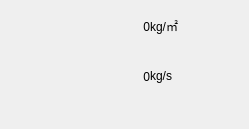
     <widget class="QWidget" name="scrollAreaWidgetContents_6">
      <property name="geometry">
       <rect>
        <x>0</x>
        <y>0</y>
        <width>249</width>
        <height>129</height>
       </rect>
      </property>
      <widget class="QLabel" name="label_99">
       <property name="geometry">
        <rect>
         <x>70</x>
         <y>60</y>
         <width>80</width>
         <height>33</height>
        </rect>
       </property>
       <property name="text">
        <string>0</string>
       </property>
       <property name="alignment">
        <set>Qt::AlignRight|Qt::AlignTrailing|Qt::AlignVCenter</set>
       </property>
      </widget>
      <widget class="QLabel" name="label_85">
       <property name="geometry">
        <rect>
         <x>70</x>
         <y>10</y>
         <width>80</width>
         <height>33</height>
        </rect>
       </property>
       <property name="text">
        <string>0</string>
       </property>
       <property name="alignment">
        <set>Qt::AlignRight|Qt::AlignTrailing|Qt::AlignVCenter</set>
       </property>
      </widget>
      <widget class="QLabel" name="label_42">
       <property name="geometry">
        <rect>
         <x>10</x>
         <y>10</y>
         <width>40</width>
         <height>40</height>
        </rect>
       </property>
       <property name="styleSheet">
        <string notr="true">border-image: url(:/images/parameters/YieldPerSquare.png);</string>
       </property>
       <property name="text">
        <string/>
       </property>
      </widget>
      <widget class="QLabel" name="label_69">
       <property name="geometry">
        <rect>
         <x>10</x>
         <y>60</y>
         <width>40</width>
         <height>40</height>
        </rect>
       </property>
       <property name="styleSheet">
        <string notr="true">border-image: url(:/images/parameters/FeedQuality.png);</string>
       </property>
       <property name="text">
        <string/>
       </property>
      </widget>
      <widget class="QLabel" name="label_90">
       <property name="geometry">
        <rect>
         <x>150</x>
         <y>10</y>
         <width>80</width>
         <height>31</height>
        </rect>
       </property>
       <property name="text">
        <string>kg/㎡</string>
       </property>
      </widget>
      <widget class="QLabel" name="label_91">
       <property name="geometry">
        <rect>
         <x>150</x>
         <y>60</y>
         <width>80</width>
         <height>31</height>
        </rect>
       </property>
       <property name="text">
        <string>kg/s</string>
       </property>
      </widget>
     </widget>
